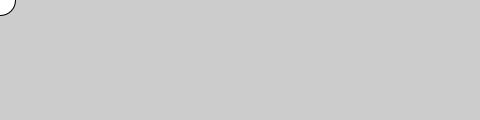
Frame 1 (no input)
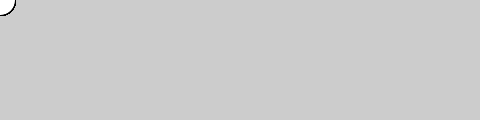
Frame 60 (the mouse pressed at the canvas centre just before this capture)
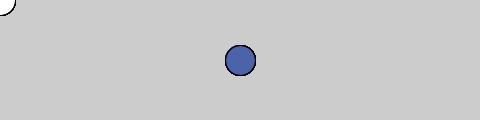
Frame 120 (the mouse held since frame 60 and released just before this capture)

The Processing sketch that drew these frames (run headless with seeded random() and noise(); from frame 60 on, the mouse is pressed at the canvas centre):

// Processing sketch: processing_89578
// ── processing_89578.pde

void setup () {
  size (480,120);
  smooth (); 
}

void draw(){
   //background(255);
  ellipse(mouseX,mouseY,30,30);
   if (mousePressed) {//chane the color when i click the mouse
    fill(random(0,255),random (0,255),random(0,255),120); 
   } 
}
